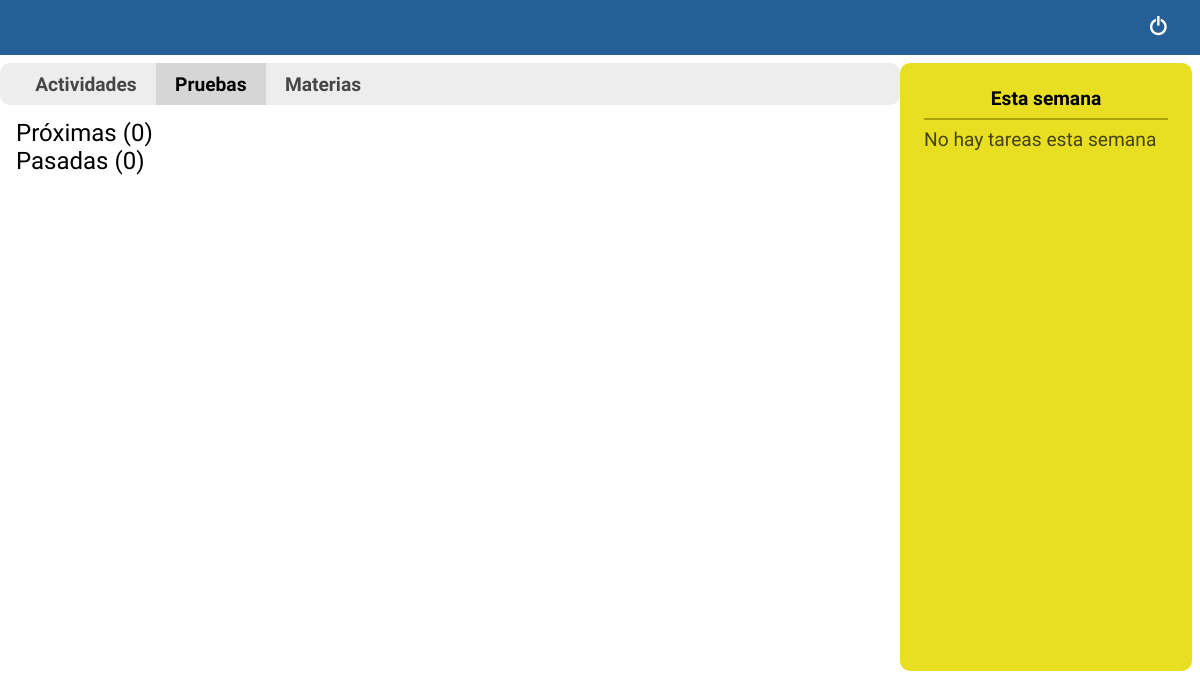
Page /tests/ on the earlier database version.
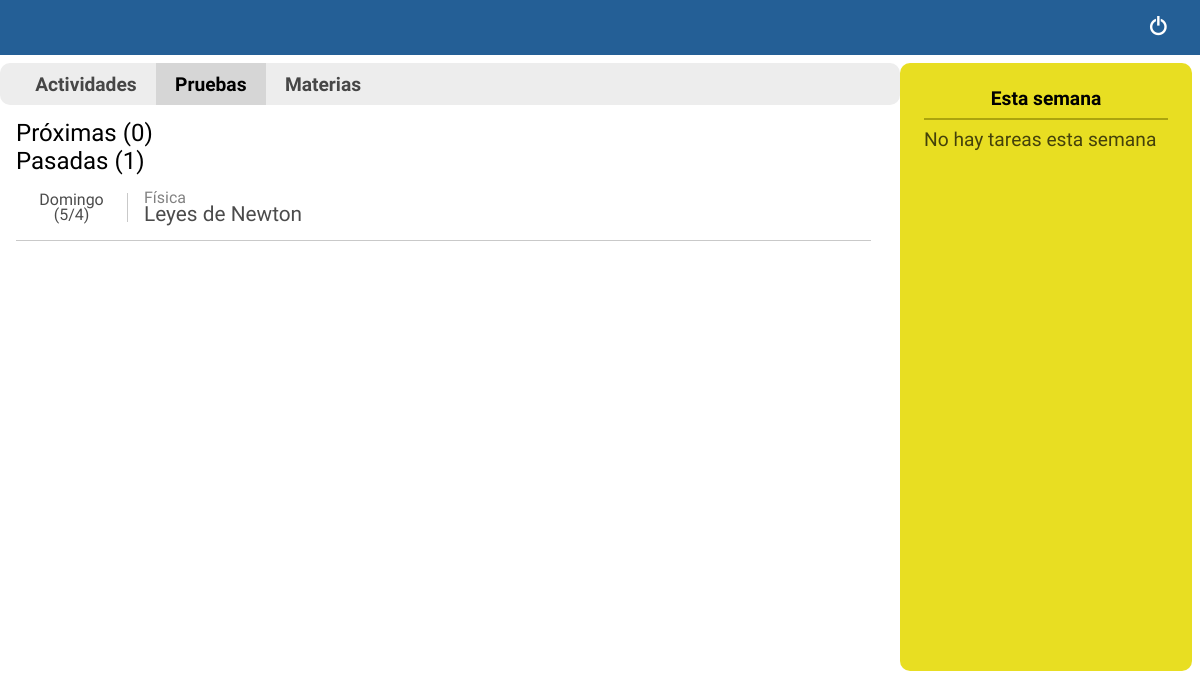
Same page on the later database version.
### task/models.py (models this page shows, shortened)
class Task(models.Model):
    title = models.CharField(max_length=50)
    time = models.DateField(blank=True, null=True)
    description = models.TextField(blank=True, null=True, max_length=1000)
    type_task = models.CharField(max_length=20)
    subject = models.ForeignKey(Subject, blank=True, null=True, on_delete=models.CASCADE)

class Subject(models.Model):
    name = models.CharField(max_length=70)
    color = models.CharField(max_length=7)
    teacher = models.CharField(max_length=50)
    schedule = models.FileField(null=True, blank=True, upload_to='media/')
    days = models.CharField(max_length=100, default='none')

### task/views.py (the view)
# urls.py: path('tests/', views_task.TestsListView.as_view(), name='tests'),
class TestsListView(ListView):
    template_name='task/tasks.html'
    model=Task
    def get_queryset(self):
        return Task.objects.filter(type_task='test', time__gte=datetime.datetime.now()).order_by('-time')
    def get_context_data(self, **kwargs):
        context = super().get_context_data(**kwargs)
        date = datetime.date.today()
        start_week = date - datetime.timedelta(date.weekday())
        end_week = start_week + datetime.timedelta(7)
        context["week"] = Task.objects.filter(time__range=[start_week, end_week])
        context['task_dones'] = Task.objects.filter(type_task='test', time__lte=datetime.datetime.now()).order_by('-time')
        context['q_dones'] = len(context['task_dones'])
        context['q_undones'] = len(self.get_queryset())
        context['type_task'] = 'test'
        return context

### templates/task/tasks.html (shortened to what this page needs)
{% extends 'task/reminders.html' %}
{% load static %}
{% block link1 %}{% static "css/tasks.css" %}{% endblock link1 %}
{% block main %}
    <div class="task-container">
        <div class="task-undones">
        {% if type_task == 'task' %}
            <h2 class='task-undones-title'>Pendientes (<span class='undones-length'>{{q_undones}}</span>)</h2>
        {% else %}
            <h2 class='task-undones-title'>Próximas (<span class='undones-length'>{{q_undones}}</span>)</h2>
        {% endif %}
        </div>
            <div class="task-dones">
                {% if type_task == 'task' %}
                    <h2 class='task-dones-title'>Terminadas (<span class='dones-length'>{{q_dones}}</span>)</h2>
                {% else %}
                    <h2 class='task-dones-title'>Pasadas (<span class='dones-length'>{{q_dones}}</span>)</h2>
                {% endif %}
            {% if task_dones %}
                {% for task in task_dones %}
                    <div class="task">
                        {% if type_task == 'task' %}
                            <a href="{% url 'detail_task' task.task.id %}" class='link'></a>
                        {% else %}
                            <a href="{% url 'detail_task' task.id %}" class='link'></a>
                        {% endif %}
                        <div class="task-left">
                            <div class="task-date">
                                <div class="task-day">{{task.time|date:'l'}}</div>
                                <div class="task-daymonth">({{task.time|date:'j/n' }})</div>
                            </div>
                            <div class="task-info">
                                {% if type_task == 'task' %}
                                    <div class="task-subject">{{task.task.subject.name}}</div>
                                    <div class="task-name">{{task.task.title}}</div>
                                {% else %}
                                    <div class="task-subject">{{task.subject.name}}</div>
                                    <div class="task-name">{{task.title}}</div>
                                {% endif %}
                            </div>
                        </div>
                    </div>
                {% endfor %}
            {% endif %}
        </div>
    </div>
{% endblock main %}

Differences in the rows shown:
added Task: time "Domingo", time "5/4", subject.name "Física", title "Leyes de Newton"
Other differences:
{{ q_dones }}: "0" → "1"
